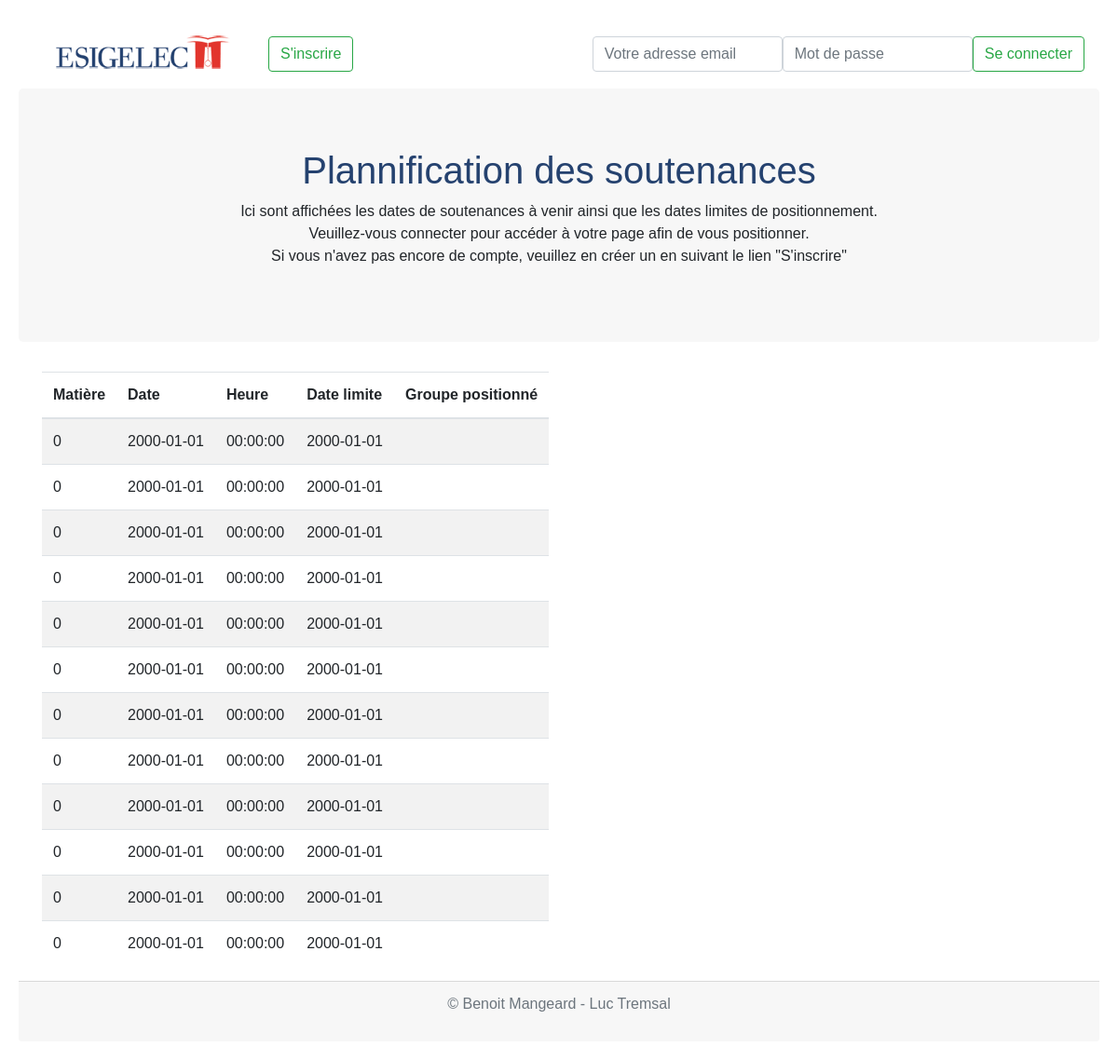
The page / on the database its author committed.
### tables this page shows
CREATE TABLE `soutenance` (
  `ID_SOU` int(11) NOT NULL,
  `NOM_SOU` varchar(60) NOT NULL,
  `DATE_SOU` date NOT NULL,
  `HEURE_SOU` time NOT NULL,
  `LIMITE_SOU` date NOT NULL,
  `CHOIX_SOU` tinyint(1) NOT NULL,
  `GROUPE_SOU` int(11) DEFAULT NULL
);

### index.php (the view, shortened to what this page needs)
<!DOCTYPE html>
<html lang="fr">
<?php
    include "header.inc.php";
?>
    <body>
        <nav class="navbar navbar-expand-lg navbar-light bg-faded">
            <a class="nav-link" href="../edsa-conception_site_web/index.php"><img src="../edsa-conception_site_web/logoesigelec.png" alt="logoesigelec"></a>
            <div class="collapse navbar-collapse" id="navbarsExampleDefault">
                <ul class="navbar-nav mr-auto">
                    <li class="nav-item">
                        <a class="btn btn-outline-success" href="../edsa-conception_site_web/Page_d'inscription.php">S'inscrire</a>
                    </li>
                </ul>
                <form class="form-inline my-2 my-lg-0" method="POST" action="se_connecter.inc.php">
                    <input type="email" class="form-control" name="inputEmail" id="inputEmail" placeholder="Votre adresse email" required>
                    <input type="password" class="form-control" name="inputMdp" id="inputMdp" placeholder="Mot de passe" required>
                    <button type="submit" class="btn btn-outline-success" id="buttonConnection">Se connecter</button>
                </form>
            </div>
        </nav>
        <div class="jumbotron" id="jumbo">
          <div class="container-fluid">
            <h1 class="display-5">Plannification des soutenances</h1>
            <p>Ici sont affichées les dates de soutenances à venir ainsi que les dates limites de positionnement.
                <br>Veuillez-vous connecter pour accéder à votre page afin de vous positionner.
                <br>Si vous n'avez pas encore de compte, veuillez en créer un en suivant le lien "S'inscrire"
            </p>
          </div>
        </div>
        <?php
            include "base.inc.php";
            $stmt = $conn->prepare('SELECT * FROM soutenance');
            $stmt->execute();
        ?>
        <div class="container tab">
            <table class="table table-responsive table-striped">
                <thead>
                    <tr>
                        <th>Matière</th>
                        <th>Date</th>
                        <th>Heure</th>
                        <th>Date limite</th>
                        <th>Groupe positionné</th>
                    </tr>
                </thead>
                <tbody>
                <?php
                    while($donnees = $stmt->fetch()){
                ?>
                    <tr>
                        <td><?php echo $donnees['NOM_SOU']; ?></td>
                        <td><?php echo $donnees['DATE_SOU']; ?></td>
                        <td><?php echo $donnees['HEURE_SOU']; ?></td>
                        <td><?php echo $donnees['LIMITE_SOU']; ?></td>
                        <td><?php if($donnees['CHOIX_SOU']){echo $donnees['GROUPE_SOU'];} ?></td>
                    </tr>
                <?php
                    }
                ?>
                </tbody>
            </table>
        </div>
        <footer>
            <div class="card-footer text-muted text-center">
                <p>&copy; Benoit Mangeard - Luc Tremsal</p>
            </div>
        </footer>
    </body>
</html>

### header.inc.php (shortened to what this page needs)
<head>
    <link rel="stylesheet" href="https://maxcdn.bootstrapcdn.com/font-awesome/4.7.0/css/font-awesome.min.css">
    <link rel="stylesheet" href="https://maxcdn.bootstrapcdn.com/bootstrap/4.0.0-beta/css/bootstrap.min.css">
    <link rel="stylesheet" href="style.css">
</head>

### style.css (style rules this page uses)
body { font-family: Helvetica; margin: 20px; }
#jumbo { text-align: center; background-color: #F7F7F7; }
h1 { color: #25426F; }

### rows shown on the page
soutenance: NOM_SOU "0", DATE_SOU "2000-01-01", HEURE_SOU "00:00:00", LIMITE_SOU "2000-01-01"
soutenance: NOM_SOU "0", DATE_SOU "2000-01-01", HEURE_SOU "00:00:00", LIMITE_SOU "2000-01-01"
soutenance: NOM_SOU "0", DATE_SOU "2000-01-01", HEURE_SOU "00:00:00", LIMITE_SOU "2000-01-01"
soutenance: NOM_SOU "0", DATE_SOU "2000-01-01", HEURE_SOU "00:00:00", LIMITE_SOU "2000-01-01"
soutenance: NOM_SOU "0", DATE_SOU "2000-01-01", HEURE_SOU "00:00:00", LIMITE_SOU "2000-01-01"
soutenance: NOM_SOU "0", DATE_SOU "2000-01-01", HEURE_SOU "00:00:00", LIMITE_SOU "2000-01-01"
soutenance: NOM_SOU "0", DATE_SOU "2000-01-01", HEURE_SOU "00:00:00", LIMITE_SOU "2000-01-01"
soutenance: NOM_SOU "0", DATE_SOU "2000-01-01", HEURE_SOU "00:00:00", LIMITE_SOU "2000-01-01"
soutenance: NOM_SOU "0", DATE_SOU "2000-01-01", HEURE_SOU "00:00:00", LIMITE_SOU "2000-01-01"
soutenance: NOM_SOU "0", DATE_SOU "2000-01-01", HEURE_SOU "00:00:00", LIMITE_SOU "2000-01-01"
soutenance: NOM_SOU "0", DATE_SOU "2000-01-01", HEURE_SOU "00:00:00", LIMITE_SOU "2000-01-01"
soutenance: NOM_SOU "0", DATE_SOU "2000-01-01", HEURE_SOU "00:00:00", LIMITE_SOU "2000-01-01"
